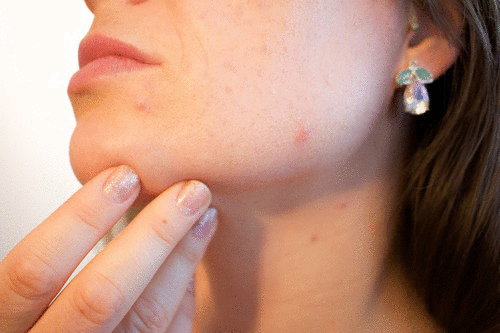
//> input picture OpenCV_blog/image_inpaint/1.png, 500 x 333 px
$ ./image_repairing   (built with g++ and OpenCV 4)
//> lines starting //> are read from the running program, lines starting //| are printed output that depends on the picture; after the words box and inside, x2 and y2 are one past the last pixel; in counts of white or black regions, pixels touching at a corner belong together
/*
图像修复技术的原理是:
利用那些已经被破坏的区域的边缘， 即边缘的颜色和结构，根据这些图像留下的信息去推断被破坏的信息区的信息内容，
然后对破坏区进行填补 ，以达到图像修补的目的。
OpenCV中就是利用inpaint()这个函数来实现修复功能的
void inpaint( InputArray src, InputArray inpaintMask, OutputArray dst, double inpaintRadius, int flags );
第一个参数src，输入的单通道或三通道图像；
第二个参数inpaintMask，图像的掩码，单通道图像，大小跟原图像一致，inpaintMask图像上除了需要修复的部分之外其他部分的像素值全部为0；
第三个参数dst，输出的经过修复的图像；
第四个参数inpaintRadius，修复算法取的邻域半径，用于计算当前像素点的差值；
第五个参数flags，修复算法，有两种：INPAINT_NS 和I NPAINT_TELEA；
*/

#include <opencv2/opencv.hpp>
#include <iostream>

using namespace cv;
using namespace std;

Point ptL, ptR; //鼠标画出矩形框的起点和终点
Mat imageSource, imageSourceCopy;
Mat ROI; //原图需要修复区域的ROI

//鼠标回调函数
// [44 lines left out: function local_repairing, not called in this run]

void global_repairing()
{
    Mat imageSrc = imread("../1.png");
//> imageSrc is the input picture: 333 rows x 500 cols, CV_8UC3; mean B, G, R 120.6, 139, 181.5
    if (!imageSrc.data)
    {
        cout << "cannot find the image." << endl;
    }
    imshow("origin img", imageSrc);
    Mat imageGray;
    cvtColor(imageSrc, imageGray, COLOR_BGR2GRAY, 0);
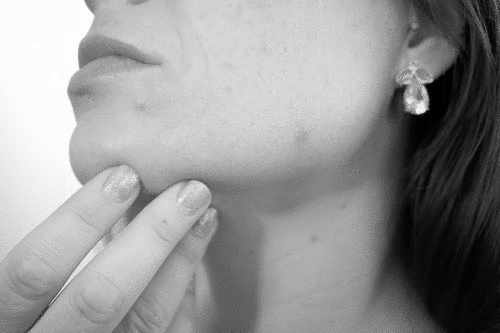
//> imageGray: 333 rows x 500 cols, CV_8UC1; min 1, max 254, mean 149.6
    Mat imageMask = Mat(imageSrc.size(), CV_8UC1, Scalar::all(0));

    //通过阈值处理生成Mask
    threshold(imageGray, imageMask, 240, 255, THRESH_BINARY);
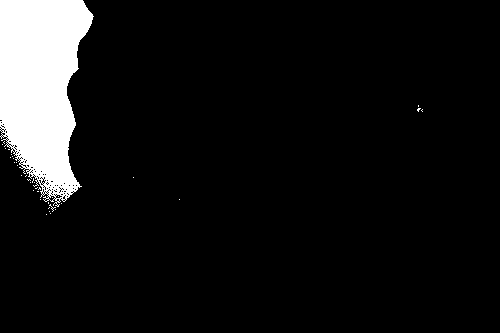
//> imageMask: 333 rows x 500 cols, CV_8UC1; 8.1% white; 38 white regions (37 under 20 px), largest, box (x1, y1, x2, y2) and area: (0, 0, 94, 207) 13394
    Mat kernel = getStructuringElement(MORPH_RECT, Size(3, 3));

    //对Mask膨胀处理，增加Mask面积
    dilate(imageMask, imageMask, kernel);
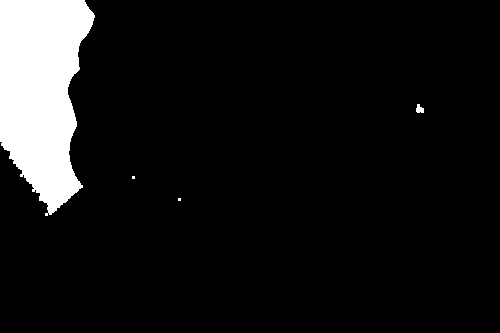
//> imageMask: 333 rows x 500 cols, CV_8UC1; 8.7% white; 4 white regions (2 under 20 px), largest, box (x1, y1, x2, y2) and area: (0, 0, 95, 216) 14497, (416, 104, 424, 113) 52

    //图像修复
    inpaint(imageSrc, imageMask, imageSrc, 5, INPAINT_TELEA);
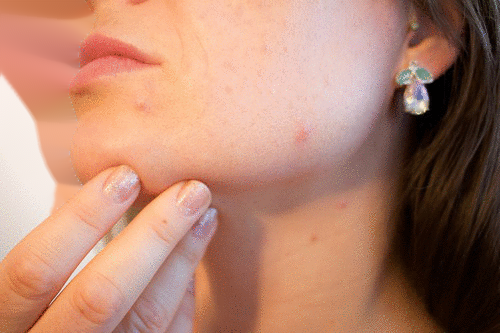
//> imageSrc: 333 rows x 500 cols, CV_8UC3; 8.73% of pixels changed, all inside (x1, y1, x2, y2) = (0, 0, 424, 216)
    imshow("Mask", imageMask);
//> (the run ends here: the program stops with an error, at `imshow("修复后", imageSource);`)
